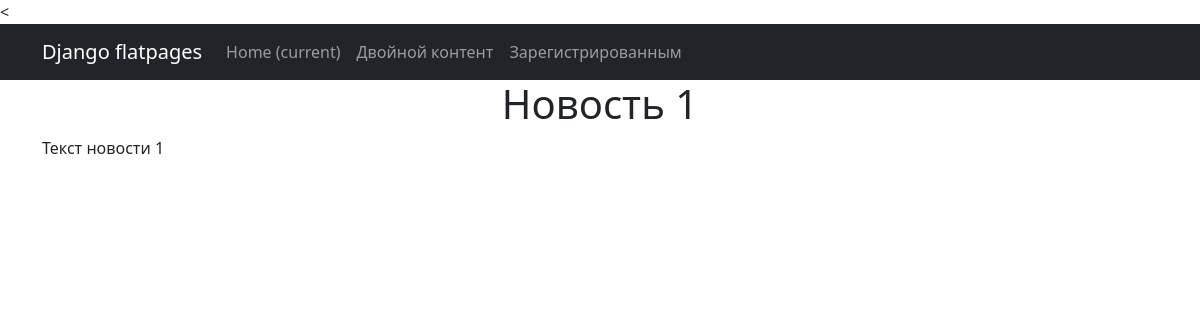
/news/6, run on an earlier commit of the app's database.
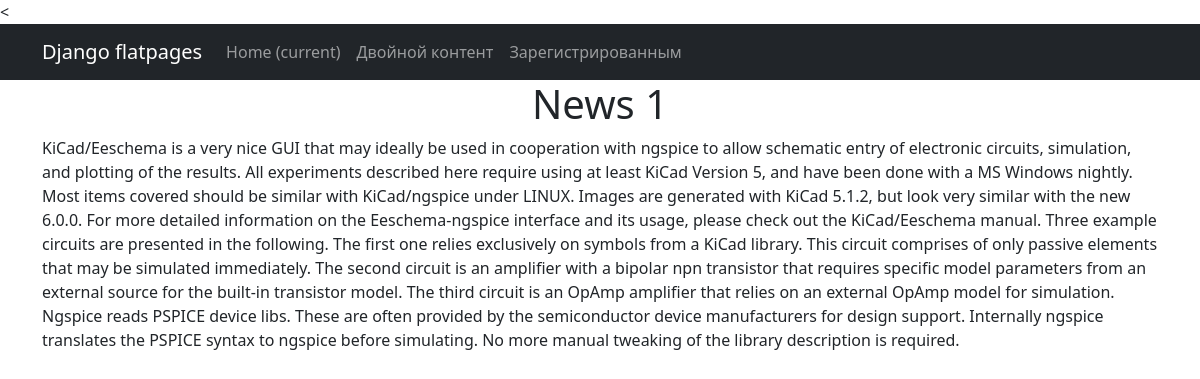
And on a later commit of the database.
### NewsPortal/models.py (models this page shows, shortened)
class Post(models.Model):
    article = "AR"
    news = "NS"
    POST_TYPE = [(article, 'Статья'), (news, 'Новость')]
    post_author = models.ForeignKey(Author, on_delete=models.PROTECT)
    type = models.CharField(max_length=2, choices=POST_TYPE, default=article)
    time_of_creation = models.DateTimeField(auto_now_add=True)
    category = models.ManyToManyField(Category, through="PostCategory")
    header = models.CharField(max_length=255)  # TODO
    text = models.TextField()  # TODO
    rating = models.IntegerField(default=0)

### NewsPortal/views.py (the view)
# urls.py: path('<int:pk>', NewsDetail.as_view()),
class NewsDetail(DetailView):
   model = Post
   template_name = 'newsdetail.html'
   context_object_name = 'newsdetail'

### templates/newsdetail.html (shortened to what this page needs)
<{% extends 'flatpages/default.html' %}
{% load custom_filters %}
{% block content %}
    <h1>{{newsdetail.header}}</h1>
    <p>{{newsdetail.text}}</p>
{% endblock content %}

What changed in the data, as far as the page shows it:
changed Post: header "Новость 1" → "News 1"; text "Текст новости 1" → "KiCad/Eeschema is a very nice GUI that may ideally be used in cooperation with ngspice to allow schematic entry of electronic circuits, simulation, and plotting of the results. All experiments described here require using at least KiCad Version 5, and have been done with a MS Windows nightly. Most items covered should be similar with KiCad/ngspice under LINUX. Images are generated with KiCad 5.1.2, but look very similar with the new 6.0.0. For more detailed information on the Eeschema-ngspice interface and its usage, please check out the KiCad/Eeschema manual. Three example circuits are presented in the following. The first one relies exclusively on symbols from a KiCad library. This…"
